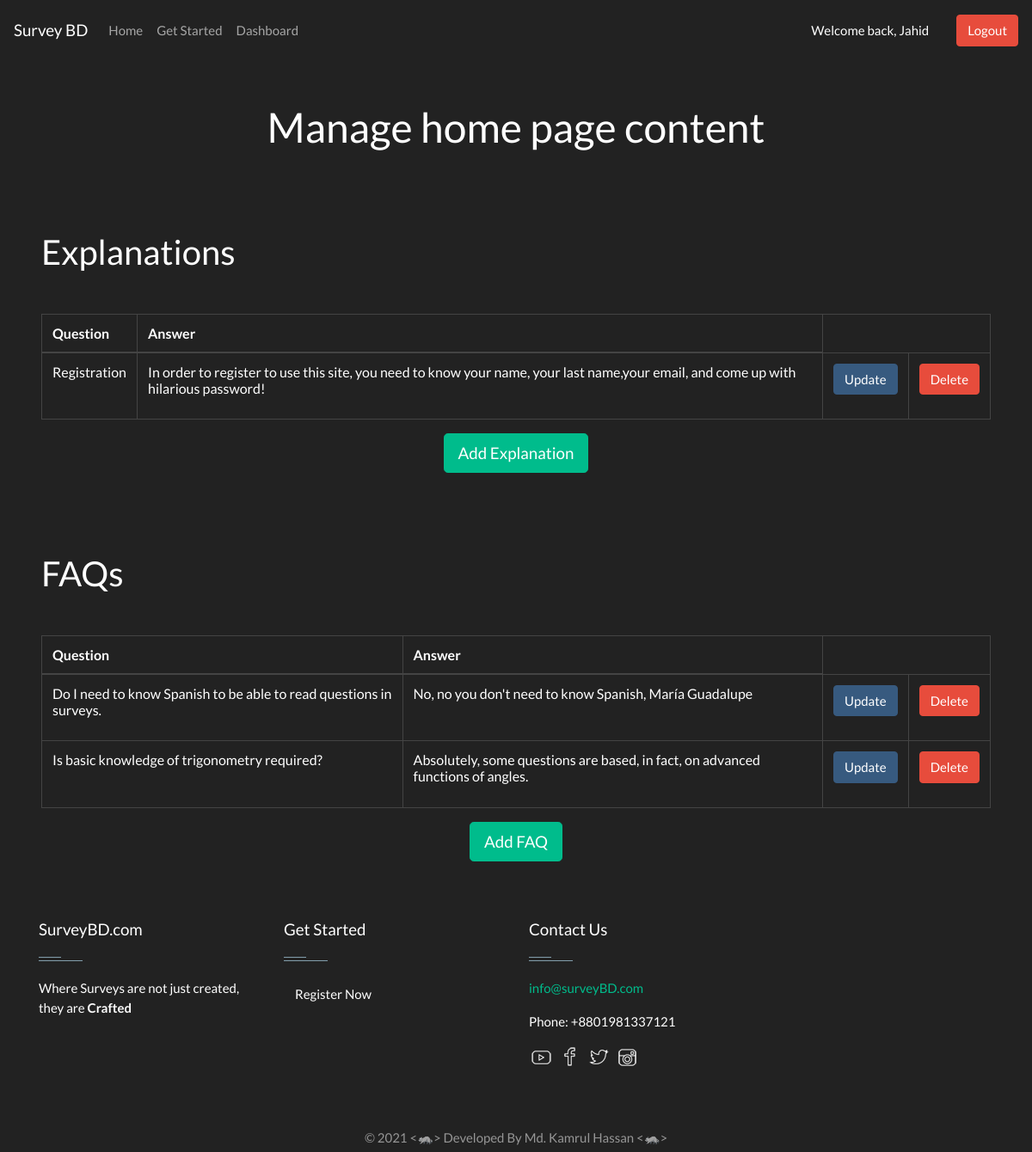
The page /manageHome.php (signed in) on the database its author committed.
### tables this page shows
CREATE TABLE `explanations` (
  `id` int(255) NOT NULL,
  `section_name` varchar(255) NOT NULL,
  `body` varchar(255) NOT NULL
);

CREATE TABLE `faq` (
  `id` int(255) NOT NULL,
  `question` varchar(255) NOT NULL,
  `answer` varchar(255) NOT NULL
);

### classes/Explanation.php (called while the page is built, shortened)
<?php
class Explanation implements ExplanationInterface {
    public function listExps($dbcon){
        $sql = 'SELECT * FROM explanations';
        $pdostm = $dbcon->prepare($sql);
        $pdostm->execute();
        $exps = $pdostm->fetchAll(PDO::FETCH_ASSOC);
        return $exps;
    }
}

### classes/FAQ.php (called while the page is built, shortened)
<?php
class FAQ implements FAQInterface {
    public function listFAQs($dbcon){
        $sql = 'SELECT * FROM faq';
        $pdostm = $dbcon->prepare($sql);
        $pdostm->execute();
        $faqs = $pdostm->fetchAll(PDO::FETCH_ASSOC);
        return $faqs;
    }
}

### manageHome.php (the view, shortened to what this page needs)
<?php
require_once 'dbConnection.php';
require_once 'classes/FAQ.php';
require_once 'classes/Explanation.php';
$dbcon = Database::connectDB();
$f = new FAQ();
$faqs = $f->listFAQs($dbcon);
$e = new Explanation();
$exps = $e->listExps($dbcon);
?>
<html lang="en">
<head>
    <link rel="stylesheet" type="text/css" href="css/manageHome.css">
    <link rel="stylesheet" href="css/footerStyle.css">
    <link href="https://stackpath.bootstrapcdn.com/bootswatch/4.4.1/darkly/bootstrap.min.css" rel="stylesheet">
</head>
<?php include_once 'header.php' ?>
<body>
    <main id="main">
        <h1 class="h1 text-center pad-top">Manage home page content</h1>
        <div class="m-5 content">
            <h2 class="title">Explanations</h2>
            <table class="table table-bordered table-hover">
                <thead>
                <tr>
                    <th scope="col">Question</th>
                    <th scope="col">Answer</th>
                </tr>
                </thead>
                <tbody>
                <?php foreach($exps as $exp) { ?>
                    <tr>
                        <td><?= $exp['section_name'] ?></td>
                        <td><?= $exp['body'] ?></td>
                        <td>
                            <form action="updateExplanation.php" method="post">
                                <input type="submit" class="button btn btn-primary" name="updateExp" value="Update" />
                            </form>
                        </td>
                        <td>
                            <form action="deleteExplanation.php" method="post">
                                <input type="submit" class="button btn btn-danger" name="deleteExp" value="Delete" onclick="return confirm('Are you sure you want to delete this record?')" />
                            </form>
                        </td>
                    </tr>
                <?php } ?>
                </tbody>
            </table>
            <div class="text-center">
                <a href="addExplanation.php" id="addExp" class="btn btn-success btn-lg">Add Explanation</a>
            </div>
        </div>
        <div class="m-5 content">
            <h2 class="title">FAQs</h2>
            <table class="table table-bordered table-hover">
                <thead>
                <tr>
                    <th scope="col">Question</th>
                    <th scope="col">Answer</th>
                </tr>
                </thead>
                <tbody>
                <?php foreach($faqs as $faq) { ?>
                    <tr>
                        <td><?= $faq['question'] ?></td>
                        <td><?= $faq['answer'] ?></td>
                        <td>
                            <form action="updateFAQ.php" method="post">
                                <input type="submit" class="button btn btn-primary" name="updateFAQ" value="Update" />
                            </form>
                        </td>
                        <td>
                            <form action="deleteFAQ.php" method="post">
                                <input type="submit" class="button btn btn-danger" name="deleteFAQ" value="Delete" onclick="return confirm('Are you sure you want to delete this record?')" />
                            </form>
                        </td>
                    </tr>
                <?php } ?>
                </tbody>
            </table>
            <div class="text-center">
                <a href="addFAQ.php" id="addFAQ" class="btn btn-success btn-lg">Add FAQ</a>
            </div>
        </div>
    </main>
<?php include_once 'footer.php' ?>
</body>
</html>

### css/manageHome.css (style rules this page uses)
.pad-top { padding-top:1em; }
.content { padding-top:3em; }
.title { padding-bottom:1em; }

### css/footerStyle.css (style rules this page uses)
.btn { background-color: #ff8d1e; color:#fff; }

### rows shown on the page
explanations: section_name "Registration", body "In order to register to use this site, you need to know your name, your last name,your email, and come up with hilarious password!"
faq: question "Do I need to know Spanish to be able to read questions in surveys.", answer "No, no you don't need to know Spanish, María Guadalupe"
faq: question "Is basic knowledge of trigonometry required?", answer "Absolutely, some questions are based, in fact, on advanced functions of angles."

### other values the page prints
$_SESSION['username'] "Jahid"
date ('Y') "2021"
